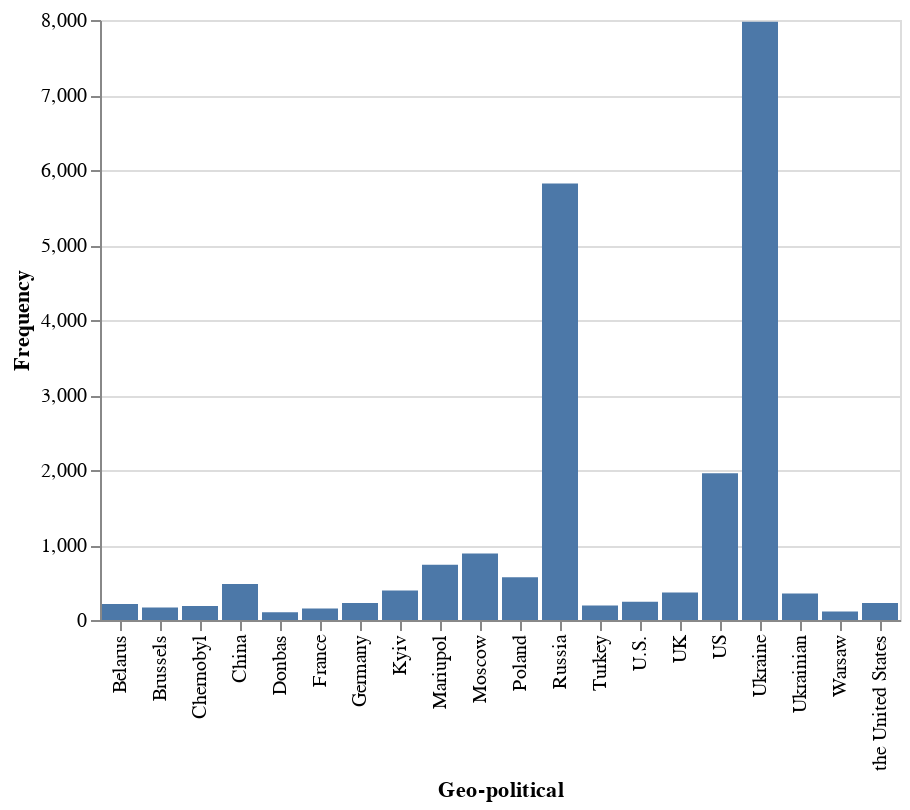

The notebook cell this image was saved under:
### Code cell
#Plot top 20 mentioned GPE in the entire datset
alt.Chart(gpe_20).mark_bar().encode(
    x='Geo-political',
    y='Frequency'
)

### Figure 1 — Vega-Lite specification as saved in the notebook (floating-point values rounded to 4 significant figures)
{"config": {"view": {"continuousWidth": 400, "continuousHeight": 300}}, "data": {"name": "data-5166bf8bb57365a59b5f47466559770e"}, "mark": "bar", "encoding": {"x": {"field": "Geo-political", "type": "nominal"}, "y": {"field": "Frequency", "type": "quantitative"}}, "$schema": "https://vega.github.io/schema/vega-lite/v4.17.0.json", "datasets": {"data-5166bf8bb57365a59b5f47466559770e": [{"Geo-political": "Ukraine", "Frequency": 7976}, {"Geo-political": "Russia", "Frequency": 5820}, {"Geo-political": "US", "Frequency": 1958}, {"Geo-political": "Moscow", "Frequency": 888}, {"Geo-political": "Mariupol", "Frequency": 736}, {"Geo-political": "Poland", "Frequency": 570}, {"Geo-political": "China", "Frequency": 480}, {"Geo-political": "Kyiv", "Frequency": 394}, {"Geo-political": "UK", "Frequency": 368}, {"Geo-political": "Ukrainian", "Frequency": 355}, {"Geo-political": "U.S.", "Frequency": 243}, {"Geo-political": "the United States", "Frequency": 228}, {"Geo-political": "Germany", "Frequency": 227}, {"Geo-political": "Belarus", "Frequency": 215}, {"Geo-political": "Turkey", "Frequency": 192}, {"Geo-political": "Chernobyl", "Frequency": 187}, {"Geo-political": "Brussels", "Frequency": 168}, {"Geo-political": "France", "Frequency": 152}, {"Geo-political": "Warsaw", "Frequency": 113}, {"Geo-political": "Donbas", "Frequency": 102}]}}
